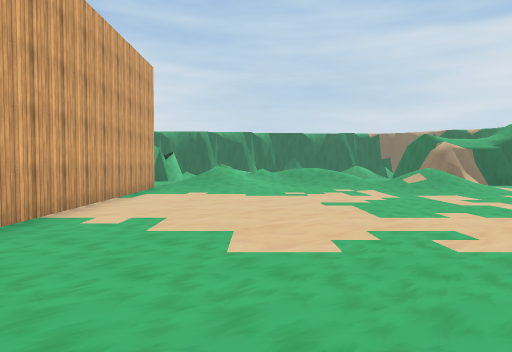
View 1 (above)

21 first-person views from a walk through a Unity game level. The camera is 1.5 m above the floor, tilts 2° down and sees 70° across. The floor is counted in squares, 2 m on a side. Each view is taken from the middle of a square. On the plan, view 1 faces up. The plan holds only what a view shows up to about 11 squares ahead; the rest is blank. The place goes on beyond the plan. The player character is not drawn. Some animated figures are left out. Some surface patterns are stand-ins.

View 2
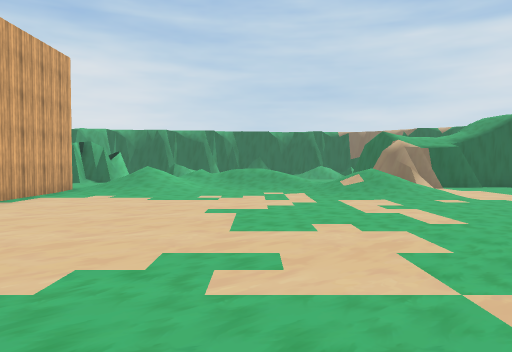

View 3
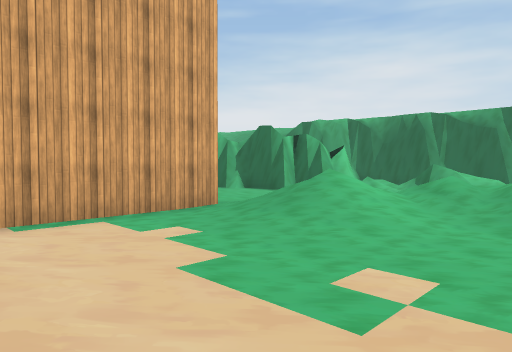

View 4
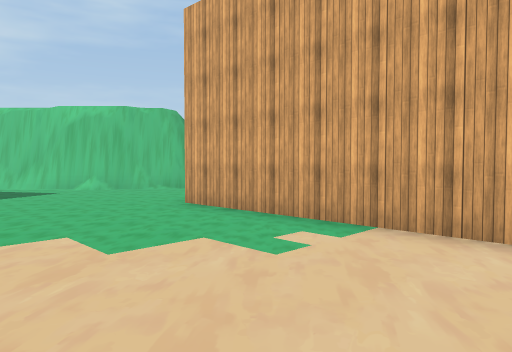

View 5
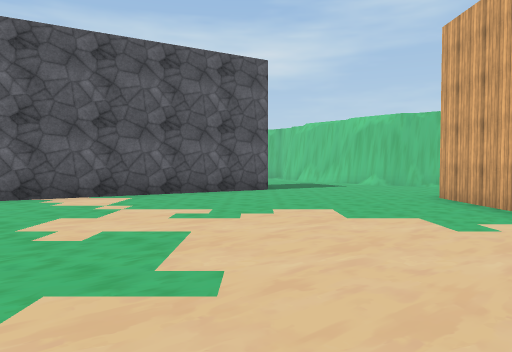

View 6
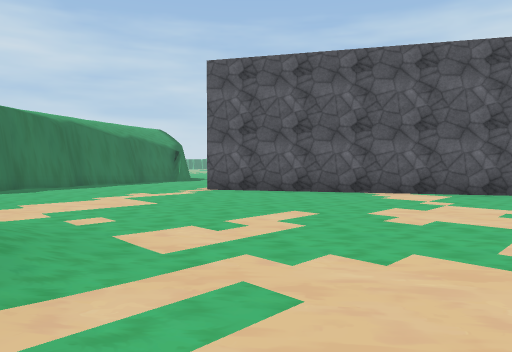

View 7
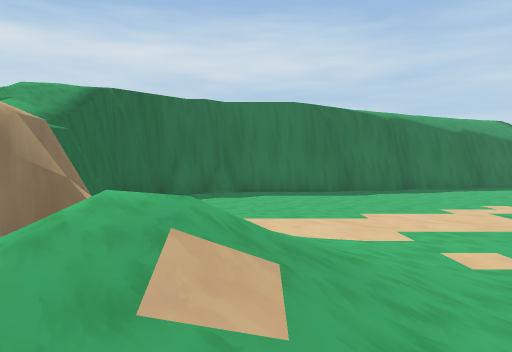

View 8
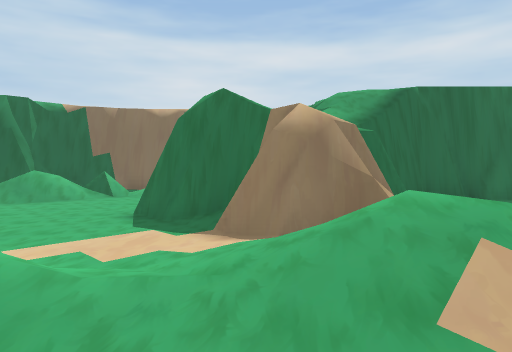

View 9
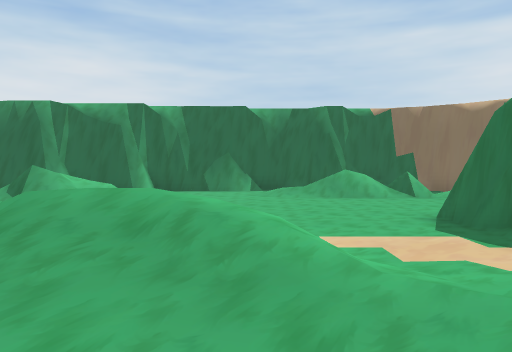

View 10
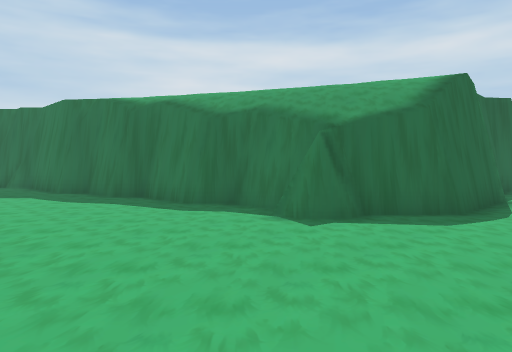

View 11
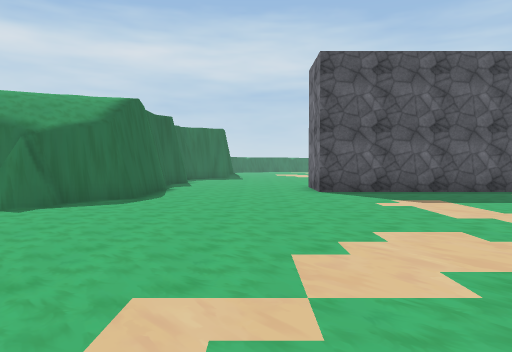

View 12
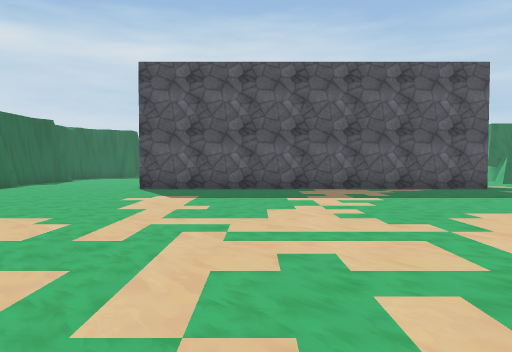

View 13
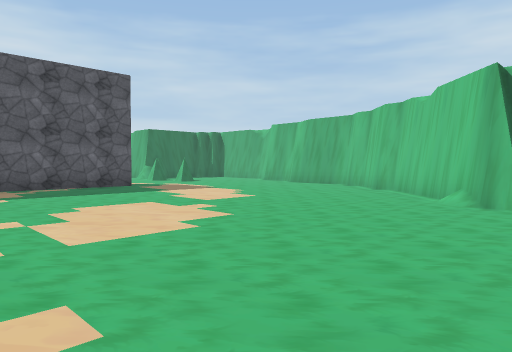

View 14
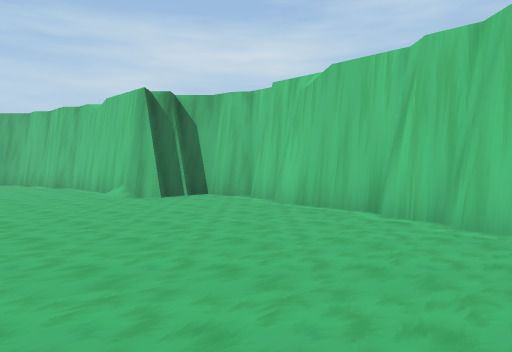

View 15
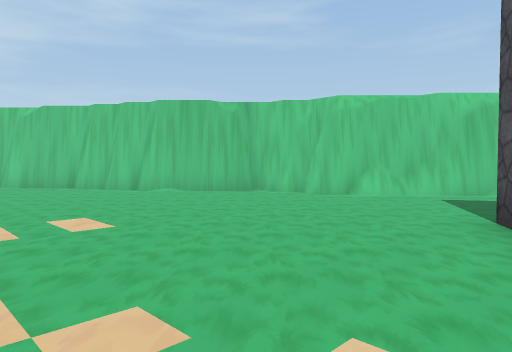

View 16
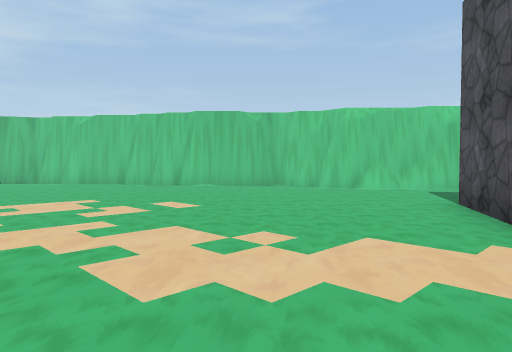

View 17
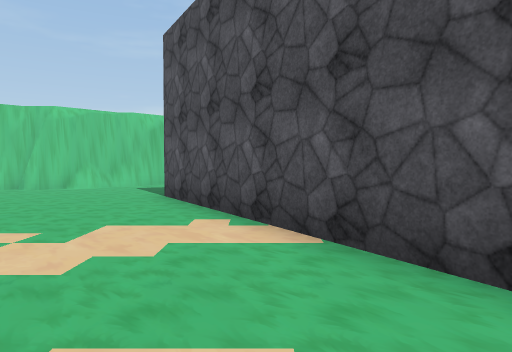

View 18
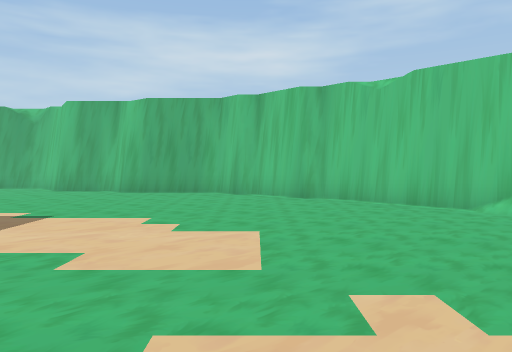

View 19
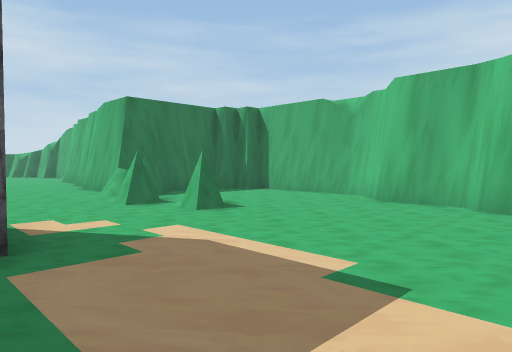

View 20
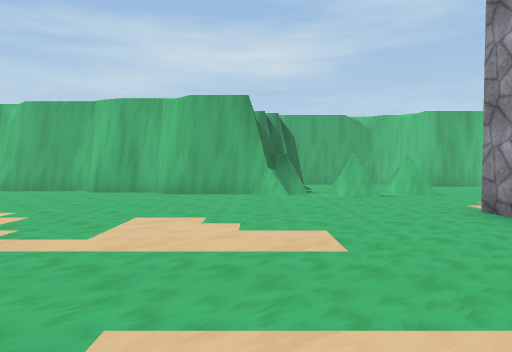

View 21
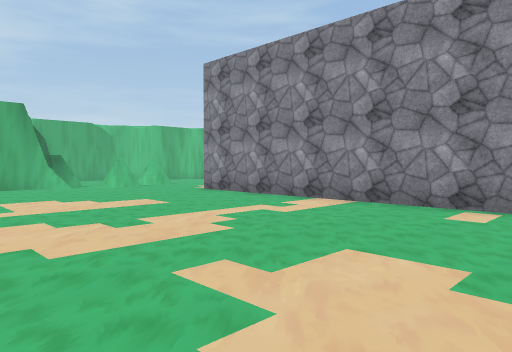

### Floor plan
Key: @ floor where view 1 was taken; # wall or solid block; . main floor; : floor 0.25 m higher than the main floor; / step, stairs or slope; = window, fence, low wall or low ledge.
Columns run from 3 left of view 1 to 27 right of it. Each row starts with its distance up from view 1.
 21      ########
 20  ###////////#
 19 //  .../=//
 18 //   .../.=
 17 /.    .....
 16 /.    ....
 15       ...#
 14        ..##
 13    ////..#######
 12   ///////##..  ##
 11 #///...// /.....#
 10 #///...////.....#
  9 #......///......#
  8 #...............##
  7 #................#
  6 #................#
  5 #................#
  4 #................##
  3 #..........## ....#
  2 #.........##  ....#
  1 #.......#### ....:##
  0 ...@..#####........#######
 -1 ....#####..............
 -2 .... ##................
 -3 .....#.................
 -4 #......................
 -5 ##...................##
 -6  ##..................##   .. .
 -7   #..................##......
 -8   #..................##.......
 -9   #..................##.......
-10   ###................##......
-11     ##...............##......
-12      #...............##......
-13      ##..............##.......
-14       #..............##........
-15       ##.......................
-16        ##......................
-17         ####...................
-18            ##.........#.#####..
-19             ###...........#####
-20               ##..........#
-21                ######.....#
-22                     #######

Where each view was taken, in squares from view 1:
view 1: 0 up, 0 right, facing up
view 2: 1 up, 2 right, facing up
view 3: 7 up, 2 right, facing up-left
view 4: 7 up, 1 right, facing down-left
view 5: 9 up, 1 right, facing down
view 6: 10 up, 1 right, facing down-right
view 7: 10 up, 3 right, facing right
view 8: 10 up, 3 right, facing up-right
view 9: 10 up, 3 right, facing up
view 10: 2 down, 10 right, facing up-right
view 11: 3 down, 8 right, facing right
view 12: 8 down, 7 right, facing right
view 13: 9 down, 6 right, facing down-right
view 14: 8 down, 5 right, facing down
view 15: 2 down, 7 right, facing down-left
view 16: 1 down, 9 right, facing down-left
view 17: 1 down, 10 right, facing left
view 18: 11 down, 12 right, facing down
view 19: 14 down, 14 right, facing down-right
view 20: 9 down, 23 right, facing down
view 21: 6 down, 26 right, facing down-left
